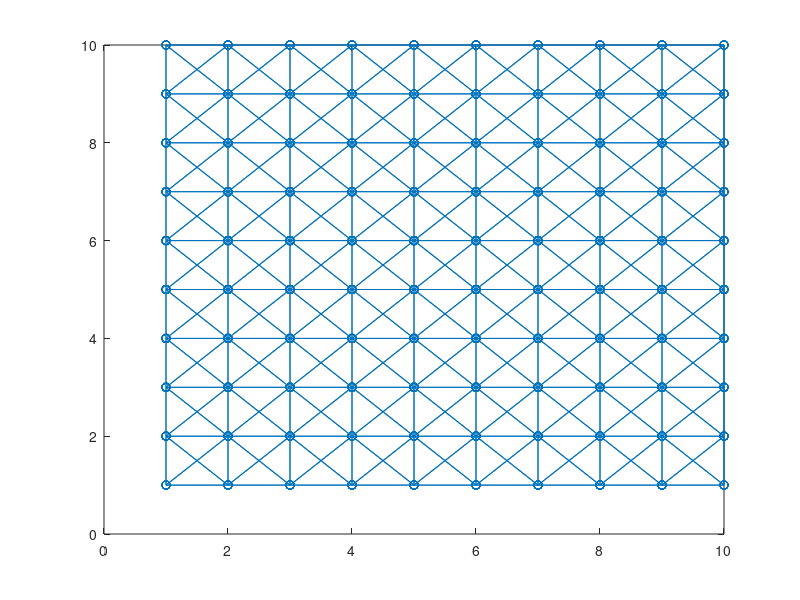

Here is the MATLAB script that generated this plot: (Note: this script raises an error after producing the figure.)
clear all
clc

%specify truss dimensions (square)
dim = 100;
sqrtdim = sqrt(dim);

%initialize positions and velocities at t = 0
r0 = zeros(dim,2);
v0 = zeros(dim,2);
% initialize empty connectivity matrix
C = zeros(dim, dim);

%give initial velocity to top-right particle
v0(dim,:) = [0 1];

%initial positions (i,j)
for i = 1:sqrtdim
    for j = 1:sqrtdim
        r0((i-1)*sqrtdim+j,:) = [i j];        
    end
end

%fill connectivity matrix
%horizontal neighbors
for i = 1:sqrtdim*sqrtdim
   if(mod(i,sqrtdim) ~= 0)
       C(i,i+1) = 1;
       C(i+1,i) = 1;
   end
end
%vertical neighbors
for i = 1:sqrtdim*sqrtdim-sqrtdim
   C(i,i+sqrtdim) = 1;
   C(i+sqrtdim,i) = 1;
end
% each point is connected to itself
for i = 1:sqrtdim*sqrtdim
   C(i,i) = 1; 
end
%diagonal spring connectivity
for i = 1:sqrtdim*sqrtdim-sqrtdim
    %leftmost
    if(mod(i,sqrtdim) == 1)
        C(i,i+sqrtdim+1) = 1;
        C(i+sqrtdim+1,i) = 1;
    elseif(mod(i,sqrtdim) == 0)
        C(i,i+sqrtdim-1) = 1;
        C(i+sqrtdim-1,i) = 1;
    else
        C(i,i+sqrtdim+1) = 1;
        C(i,i+sqrtdim-1) = 1;
        C(i+sqrtdim-1,i) = 1;
        C(i+sqrtdim+1,i) = 1;
    end
end

k = 3; %spring constant

m = 2; %mass

%Simulation parameters
tf = 100;
dt = .1;

nt = tf/dt; %number of time steps


% Preallocation of time, solution and velocity matrices
t = zeros(1,nt+1);
r = zeros(sqrtdim*sqrtdim,2);
v = zeros(sqrtdim*sqrtdim,2);

% Initialize loop variables
r = r0 - dt*v0;
rnext = r0;

% get plot coordinates for initial positions
[xd,yd] = gplot(C,r0);
% get plot handle
h = plot(xd,yd,'o-');

%specify data sources so that plot will update automatically
h.XDataSource = 'xd';
h.YDataSource = 'yd';
axis([0 12 0 12]);

time = 0;

%Start alg. 13 from reader
for n = 1:nt
   %update loop variables
   rprev = r;
   r = rnext;
   
   %compute forces (Algorithm 13)
   fn = alg14_forcecalculation(r,dim,C);
   
   %compute acceleration
   a = fn/m;

   %compute next position
   rnext = 2*r-rprev+(dt^2)*a;
   
   %compute current velocity
   v = (rnext-rprev)/(2*dt);
   
    rnext(1,:) = [1 1];
    for i = 2:sqrtdim
         rnext((i-1)*sqrtdim+1,:) = [rnext((i-1)*sqrtdim+1,1) 1]; 
    end
   
   %replot results
   [xd,yd] = gplot(C,r);
   refreshdata;
   drawnow update
   
   time = time + dt;
   set(gcf,'NumberTitle', 'off')
   set(gcf,'Name', sprintf('%f',time))
end